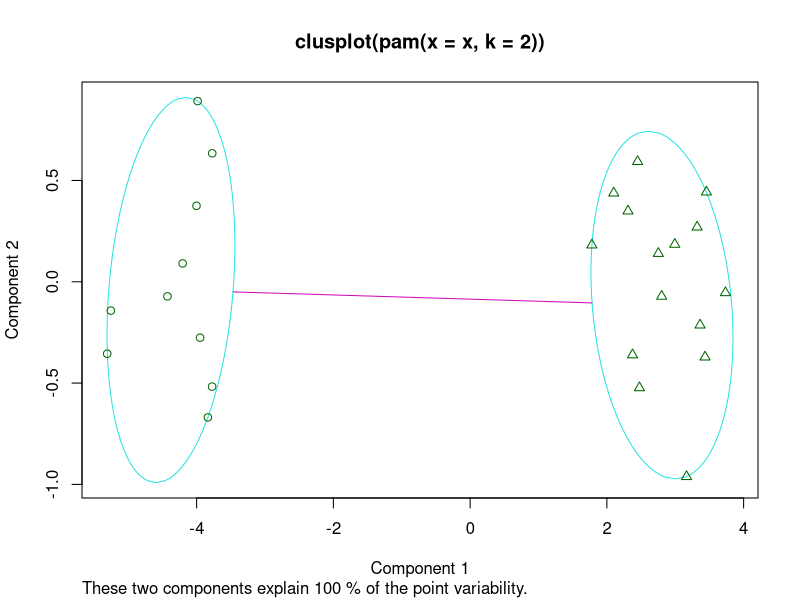
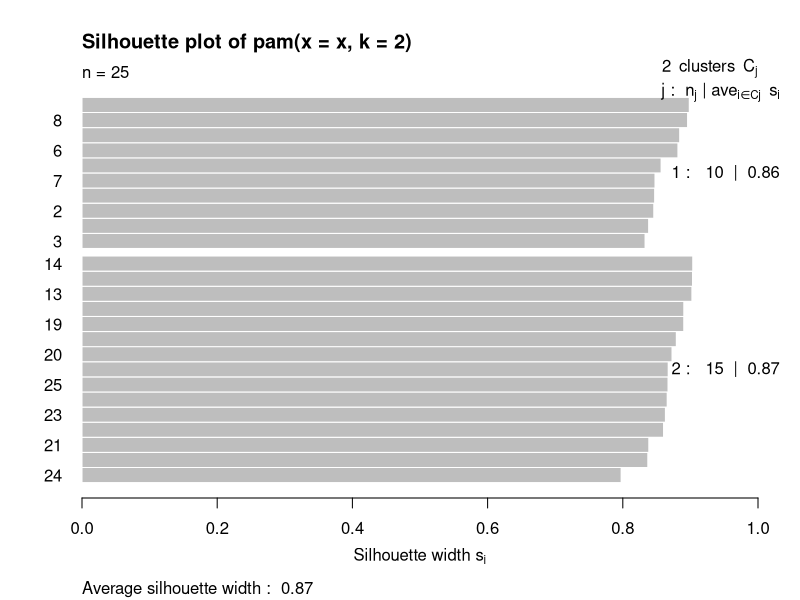
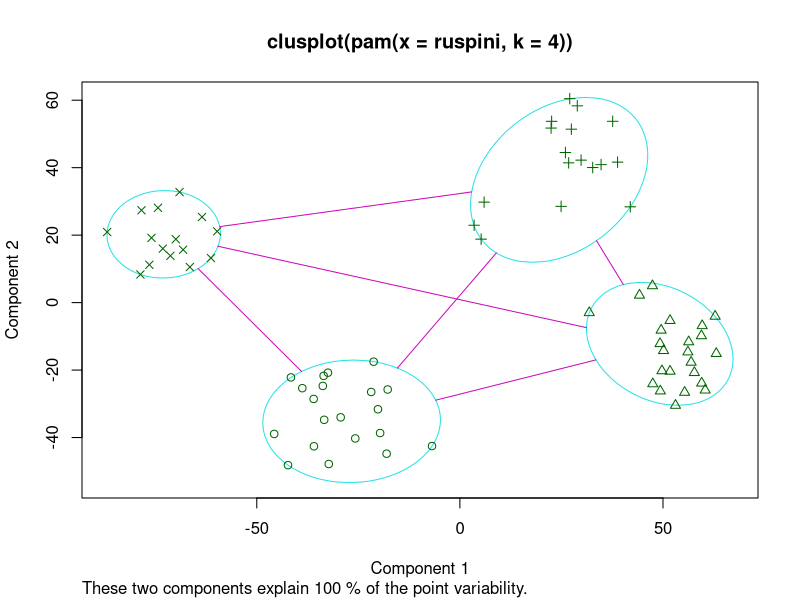
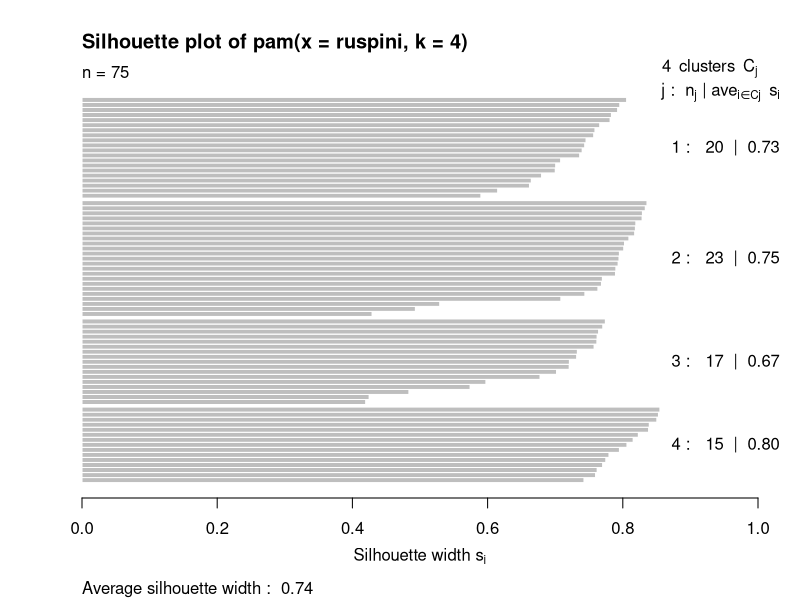

Write R code to recreate these figures, in order.
library(cluster)


### Name: pam
### Title: Partitioning Around Medoids
### Aliases: pam
### Keywords: cluster

### ** Examples

## generate 25 objects, divided into 2 clusters.
x <- rbind(cbind(rnorm(10,0,0.5), rnorm(10,0,0.5)),
           cbind(rnorm(15,5,0.5), rnorm(15,5,0.5)))
pamx <- pam(x, 2)
pamx # Medoids: '7' and '25' ...
summary(pamx)
plot(pamx)
## use obs. 1 & 16 as starting medoids -- same result (typically)
(p2m <- pam(x, 2, medoids = c(1,16)))
## no _build_ *and* no _swap_ phase: just cluster all obs. around (1, 16):
p2.s <- pam(x, 2, medoids = c(1,16), do.swap = FALSE)
p2.s

p3m <- pam(x, 3, trace = 2)
## rather stupid initial medoids:
(p3m. <- pam(x, 3, medoids = 3:1, trace = 1))

## Don't show: 
 ii <- pmatch(c("obj","call"), names(pamx))
 stopifnot(all.equal(pamx [-ii],  p2m [-ii],  tolerance=1e-14),
           all.equal(pamx$objective[2], p2m$objective[2], tolerance=1e-14))
## End(Don't show)
pam(daisy(x, metric = "manhattan"), 2, diss = TRUE)

data(ruspini)
## Plot similar to Figure 4 in Stryuf et al (1996)
## Not run: plot(pam(ruspini, 4), ask = TRUE)
## Don't show: 
plot(pam(ruspini, 4))
## End(Don't show)
